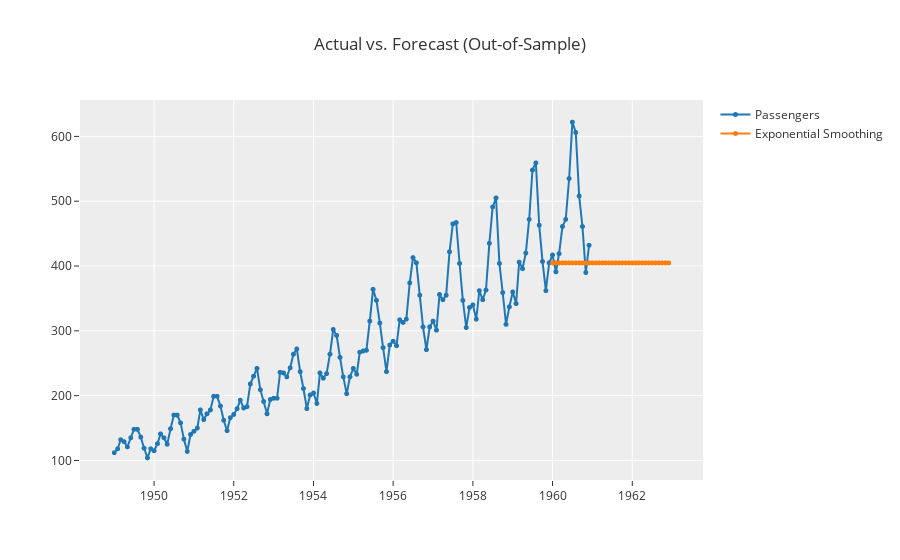

This figure's notebook cell:
### Code cell
exp.plot_model(ses, plot='forecast', data_kwargs={'fh':36})

### Figure 1 — Plotly figure (JSON) as saved in the notebook; plotly's stock layout.template omitted (floating-point values rounded to 4 significant figures; data arrays with more than 128 entries replaced by an {"elided": "..."} marker saying what was removed)
{"data": [{"line": {"color": "rgb(31, 119, 180)", "width": 2}, "marker": {"color": "rgb(31, 119, 180)", "size": 5}, "mode": "lines+markers", "name": "Passengers", "type": "scattergl", "x": {"elided": "168 str values"}, "xaxis": "x", "y": {"elided": "168 int values"}, "yaxis": "y"}, {"line": {"color": "rgb(255, 127, 14)", "width": 2}, "marker": {"color": "rgb(255, 127, 14)", "size": 5}, "mode": "lines+markers", "name": "Exponential Smoothing", "type": "scattergl", "x": {"elided": "168 str values"}, "xaxis": "x", "y": {"elided": "168 float values"}, "yaxis": "y"}], "layout": {"showlegend": true, "title": {"text": "Actual vs. Forecast (Out-of-Sample)"}, "xaxis": {"anchor": "y", "domain": [0, 1]}, "yaxis": {"anchor": "x", "domain": [0, 1]}}}
